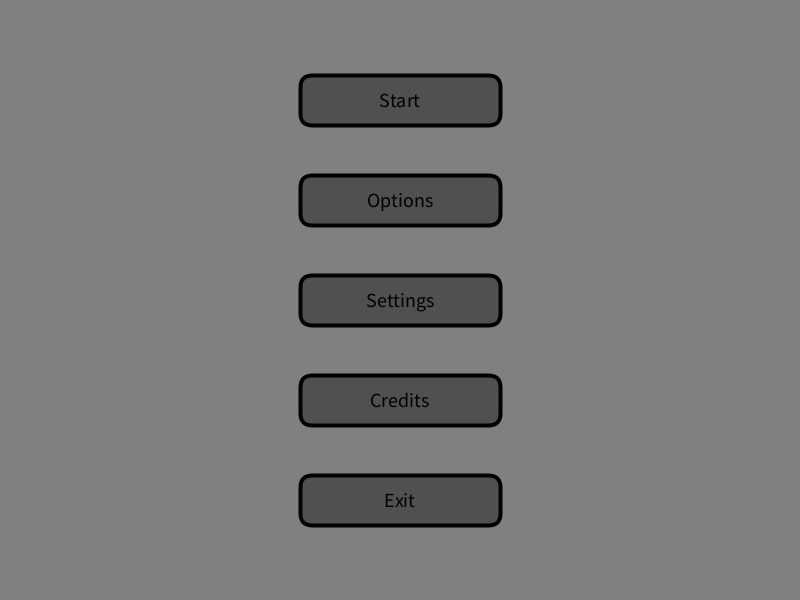
Frame 1 (no input)
Frame 60 (the mouse pressed at the canvas centre just before this capture): identical to frame 1, image omitted
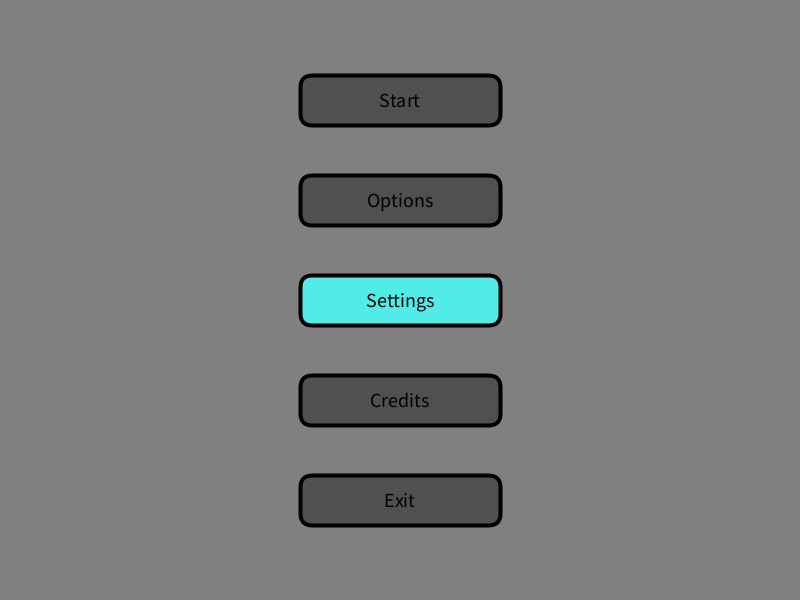
Frame 120 (the mouse held since frame 60 and released just before this capture)

The Processing sketch that drew these frames (run headless with seeded random() and noise(); from frame 60 on, the mouse is pressed at the canvas centre):

// Processing sketch: assignment_4_2_1_menu
// ── assignment_4_2_1_menu.pde
boolean mouseDown = true; 
void setup(){ 
  size(800,600); 
} 
 
void draw(){ 
  background(128); 
   
  showButton(width/2, 100, "Start"); 
  showButton(width/2, 200, "Options"); 
  showButton(width/2, 300, "Settings"); 
  showButton(width/2, 400, "Credits"); 
  showButton(width/2, 500, "Exit"); 
   
} 
 
void showButton(int x, int y, String name){ 
  strokeWeight(4); 
  fill(80); 
  if (mouseX > x-100 && mouseX < x+100 && mouseY < y+25 && mouseY > y-25){ 
    fill(81,236,231); 
    if(mousePressed && mouseDown){ 
      println(name); 
      mouseDown = false; 
    } 
  } 
  rectMode(CENTER); 
  rect(x,y,200,50,12); 
  fill(0); 
  textSize(20); 
  textAlign(CENTER,CENTER); 
  text(name, x, y); 
} 
 
void mouseReleased(){ 
   mouseDown = true; 
} 
